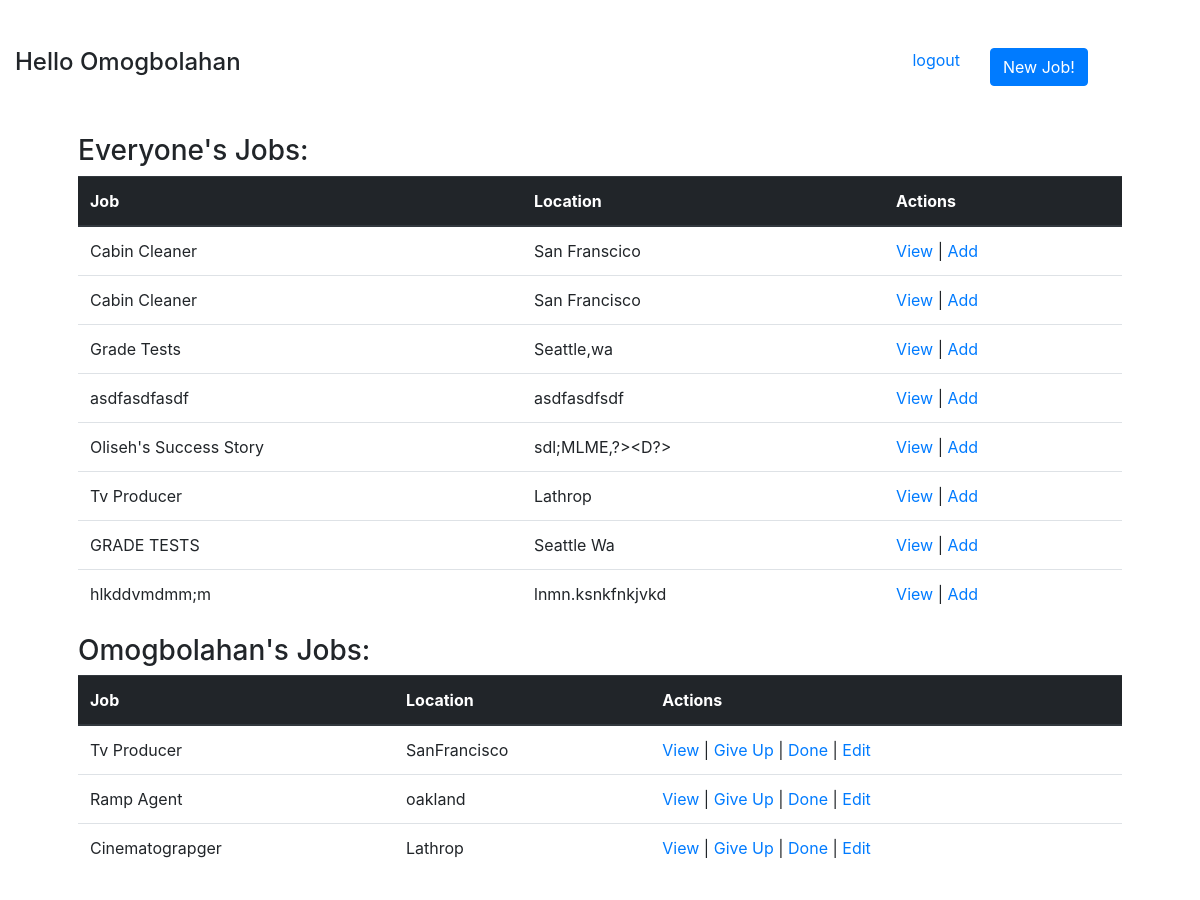
Before: /jobs (signed in) with the older database file.
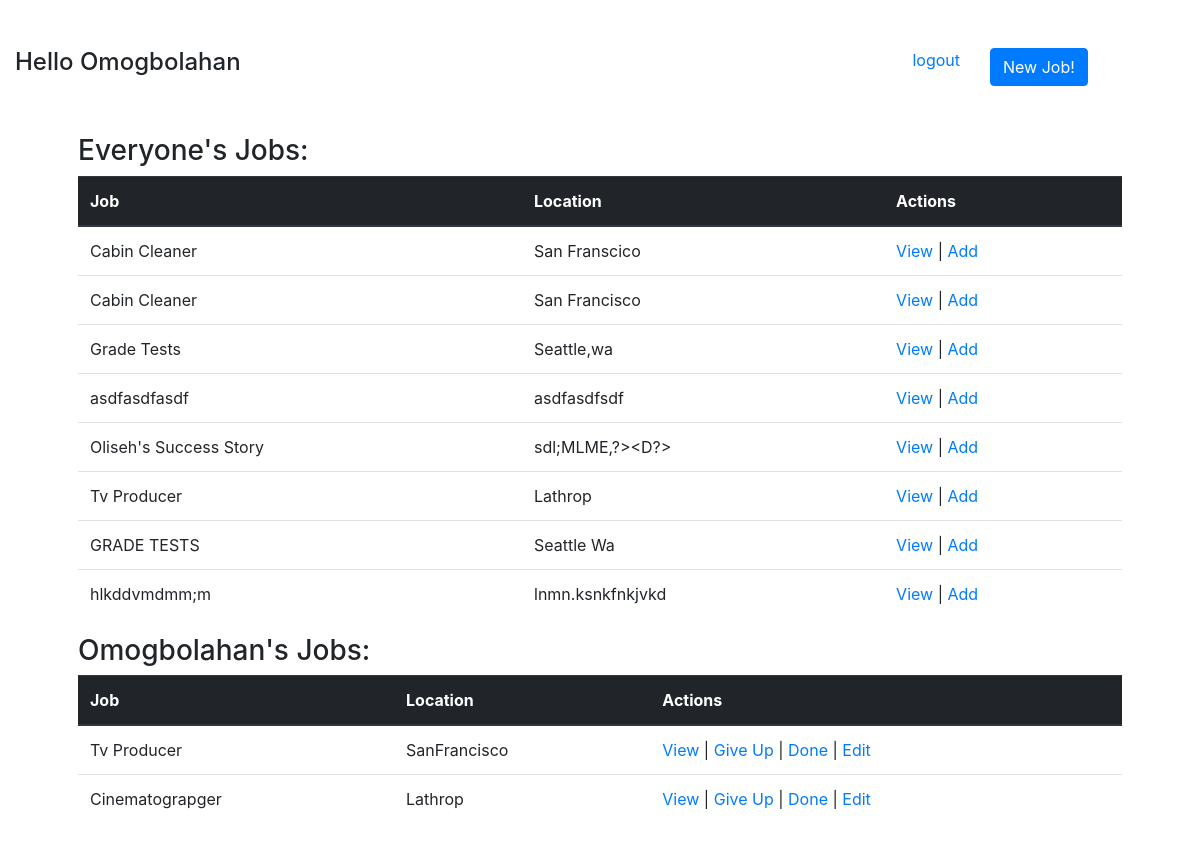
After: the same page with the newer database file.
### Login_app/models.py (models this page shows)
class User(models.Model):
    First_name = models.CharField(max_length=55)
    Last_name =models.CharField(max_length=55)
    Email = models.CharField(max_length=255)
    Password = models.CharField(max_length= 60)
    created_at = models.DateTimeField(auto_now_add = True)
    updated_at = models.DateTimeField(auto_now= True)
    objects = UserManager()

### Job_app/models.py (models this page shows)
class Job(models.Model):
    Title = models.CharField(max_length= 255)
    Description = models.TextField()
    Location = models.CharField(max_length=255)
    Categories = models.TextField()
    created_at= models.DateTimeField(auto_now_add=True)
    updated_at =models.DateTimeField(auto_now=True)
    Posted_by = models.ForeignKey(User, related_name = 'jobs', on_delete= models.CASCADE)
    users_joined = models.ManyToManyField(User, related_name= 'jobs_joined')
    objects = JobManager()

### Job_app/views.py (the view)
# urls.py: path('jobs', views.display_jobs),
def display_jobs(request):
    if 'user_id' not in request.session:
        return redirect('/')
    print(request.session.get('user_id'))
    allthisUserjobs = User.objects.first().jobs_joined.all()
    other_jobs = Job.objects.exclude(users_joined = request.session.get('user_id'))
    alljobs = Job.objects.all()
    context = {
        'thisUser': User.objects.get(id=request.session['user_id']),
        'thisUserjobs' :allthisUserjobs,
        'allJobs': alljobs,
        'otherjobs' : other_jobs
    }
    return render(request, "dashboard.html", context)

### Job_app/templates/dashboard.html (shortened to what this page needs)
<!DOCTYPE html>
<html lang="en">
<head>
    <link rel="stylesheet" href="https://maxcdn.bootstrapcdn.com/bootstrap/4.0.0/css/bootstrap.min.css"
>
</head>
<body>
    <div class="container-fluid pt-5 row">
        <div class="col">
            <h4>Hello {{thisUser.First_name}}</h4>
        </div>
        <div class="col-md-auto">
            <a href="/logout">logout</a>
        </div>
        <div class="col col-lg-2">
            <a class="btn btn-primary" href="/jobs/new">New Job!</a>
        </div>
    </div>
    <div class="container p-5">
        <h3>Everyone's Jobs:</h3>
        <table>
            <table class="table">
                <thead class="thead-dark">
                    <tr>
                        <th a scope="col">Job</th>
                        <th scope="col">Location</th>
                        <th scope="col">Actions</th>
                    </tr>
                </thead>
                <tbody>
                    {% for job in otherjobs%}
                    <tr>
                        <td>{{job.Title}}</td>
                        <td>{{job.Location}}</td>
                        <td>
                            <a href="job/details/{{job.id}}">View</a> |
                            {% if thisUser not in job.users_joined.all%}
                            <a href="/addJob/{{job.id}}">Add</a>
                            {%endif%}
                        </td>
                    </tr>
                    {% endfor %}
                </tbody>
            </table>
        </table>
        <table>
            <h3>{{thisUser.First_name}}'s Jobs:</h3>
            <table class="table">
                <thead class="thead-dark">
                    <tr>
                        <th a scope="col">Job</th>
                        <th scope="col">Location</th>
                        <th scope="col">Actions</th>
                    </tr>
                </thead>
                <tbody>
                    {% for job in thisUser.jobs_joined.all%}
                    <tr>
                        <td>{{job.Title}}</td>
                        <td>{{job.Location}}</td>
                        <td>
                            <a href="job/details/{{job.id}}">View</a> |
                            {% if thisUser in job.users_joined.all %}
                            <a href="/doneJob/{{job.id}}">Give Up</a> |
                            <a href="/cancelJob/{{job.id}}">Done</a> |
                            <a href="/editJob/{{job.id}}">Edit</a>
                            {% endif %}
                        </td>
                    </tr>
                    {% endfor %}
                </tbody>
            </table>
        </table>
    </div>
</body>
</html>

Changed rows visible on the page:
removed Job: Title "Ramp Agent", Location "oakland", shown under "Omogbolahan's Jobs:"
